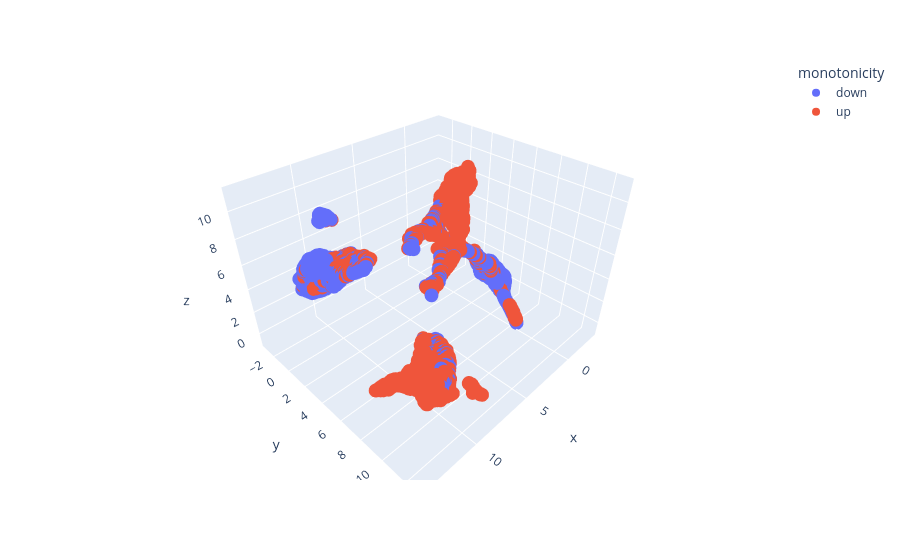

The cell this chart's notebook holds for it:
### Code cell
umap_df = pd.DataFrame(X_umap, columns=['x', 'y', 'z'])
umap_df['monotonicity'] = meta_df['context_monotonicity']
fig = px.scatter_3d(umap_df, x=umap_df.x, y=umap_df.y, z=umap_df.z, color='monotonicity')
fig.show()

### Figure 1 — Plotly figure (JSON) as saved in the notebook; plotly's stock layout.template omitted (floating-point values rounded to 4 significant figures; data arrays with more than 128 entries replaced by an {"elided": "..."} marker saying what was removed)
{"data": [{"hovertemplate": "monotonicity=down<br>x=%{x}<br>y=%{y}<br>z=%{z}<extra></extra>", "legendgroup": "down", "marker": {"color": "#636efa", "symbol": "circle"}, "mode": "markers", "name": "down", "scene": "scene", "showlegend": true, "type": "scatter3d", "x": {"elided": "2648 float values"}, "y": {"elided": "2648 float values"}, "z": {"elided": "2648 float values"}}, {"hovertemplate": "monotonicity=up<br>x=%{x}<br>y=%{y}<br>z=%{z}<extra></extra>", "legendgroup": "up", "marker": {"color": "#EF553B", "symbol": "circle"}, "mode": "markers", "name": "up", "scene": "scene", "showlegend": true, "type": "scatter3d", "x": {"elided": "2707 float values"}, "y": {"elided": "2707 float values"}, "z": {"elided": "2707 float values"}}], "layout": {"legend": {"title": {"text": "monotonicity"}, "tracegroupgap": 0}, "margin": {"t": 60}, "scene": {"domain": {"x": [0, 1], "y": [0, 1]}, "xaxis": {"title": {"text": "x"}}, "yaxis": {"title": {"text": "y"}}, "zaxis": {"title": {"text": "z"}}}}}
